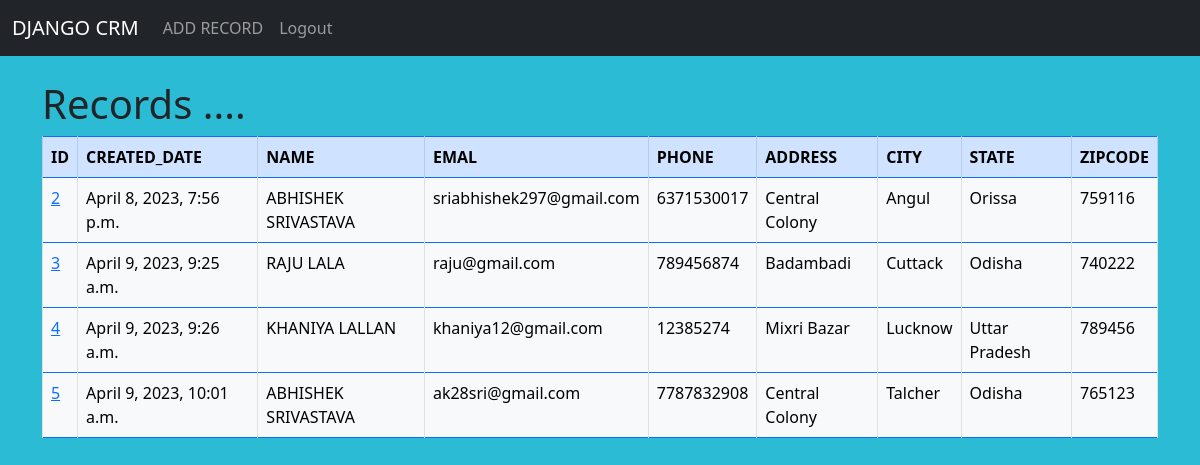
The app's page / (signed in) with its own data.
### customerapp/models.py (models this page shows, shortened)
class Record(models.Model):
    created_date=models.DateTimeField(auto_now_add=True)
    first_name=models.CharField(max_length=30)
    last_name=models.CharField(max_length=30)
    email=models.EmailField()
    phone=models.IntegerField()
    address=models.CharField(max_length=100)
    city=models.CharField(max_length=30)
    state=models.CharField(max_length=30)
    zipcode=models.IntegerField()

### customerapp/views.py (the view)
# urls.py: 2. Add a URL to urlpatterns:  path('', views.home, name='home')
def home(request):
    records=Record.objects.all()
    if request.method == 'POST':
        username=request.POST['username']
        password=request.POST['password1']
        user=authenticate(request,username=username,password=password)
        if user is not None:
            login(request,user)
            messages.success(request,  f'{username} You logged in successfully!...')
            return redirect('home')
        else:
            messages.info(request, 'Please try with correct ceredentials...')
            return redirect('home')
    else:
     return render(request, 'home.html',{'records':records})

### templates/home.html (shortened to what this page needs)
{% extends 'base.html' %}
{% block content %}
  {% if user.is_authenticated %}
     <h1>Records ....</h1>
        <table class="table  table-hover table-bordered border-primary ">
          <thead>
            <tr>
              <th  class="table-primary"  scope="col">ID</th>
              <th class="table-primary"  scope="col">CREATED_DATE</th>
              <th class="table-primary"  scope="col"> NAME</th>
              <th class="table-primary"  scope="col">EMAL</th>
              <th class="table-primary"  scope="col">PHONE</th>
              <th class="table-primary"  scope="col">ADDRESS</th>
              <th class="table-primary"  scope="col">CITY</th>
              <th class="table-primary"  scope="col">STATE</th>
              <th class="table-primary"  scope="col">ZIPCODE</th>
            </tr>
          </thead>
          <tbody>
            <tr>
              {% if records %}
        {% for record in records %}
        <td class="table-light" ><a href="{% url 'record' record.id %}">{{ record.id }}</a></td>
              <td  class="table-light"  >{{record.created_date}} </td>
              <td class="table-light"  >{{record.first_name|upper}}  {{record.last_name|upper}}</td>
              <td class="table-light" >{{record.email}}</td>
              <td class="table-light" >{{record.phone}}</td>
              <td class="table-light" >{{record.address|title }}</td>
              <td class="table-light" >{{record.city|title}}</td>
              <td class="table-light" >{{record.state|title}}</td>
              <td class="table-light" >{{record.zipcode}}</td>
            </tr>
            {% endfor %}
          </tbody>
        </table>
      {% endif %}
  {% endif %}
{% endblock %}

### templates/base.html (shortened to what this page needs)
{% load static %}
<!doctype html>
<html lang="en">
  <head>
    <link href="https://cdn.jsdelivr.net/npm/bootstrap@5.2.3/dist/css/bootstrap.min.css" rel="stylesheet">
  </head>
{% include 'navbar.html' %}
  <div class="container" >
<br>
    {% block content %}
    {% endblock  %}</div>
  </body>
</html>

### templates/navbar.html (shortened to what this page needs)
<nav class="navbar navbar-expand-lg navbar-dark bg-dark">
  <div class="container-fluid">
    <a class="navbar-brand" href="/">DJANGO CRM</a>
    <div class="collapse navbar-collapse" id="navbarSupportedContent">
      <ul class="navbar-nav me-auto mb-2 mb-lg-0">
{% if user.is_authenticated %}
<li class="nav-item">
  <a class="nav-link" href="{% url 'add_record' %}">ADD RECORD</a>
</li>
        <li class="nav-item">
          <a class="nav-link" href="{% url 'logout' %}">Logout</a>
        </li>
        {% endif %}
    </div>
  </div>
</nav>

### records on screen
Record: id "2", created_date "April 8, 2023, 7:56 p.m.", first_name "ABHISHEK", last_name "SRIVASTAVA", email "sriabhishek297@gmail.com", phone "6371530017", address "Central Colony", city "Angul", state "Orissa", zipcode "759116"
Record: id "3", created_date "April 9, 2023, 9:25 a.m.", first_name "RAJU", last_name "LALA", email "raju@gmail.com", phone "789456874", address "Badambadi", city "Cuttack", state "Odisha", zipcode "740222"
Record: id "4", created_date "April 9, 2023, 9:26 a.m.", first_name "KHANIYA", last_name "LALLAN", email "khaniya12@gmail.com", phone "12385274", address "Mixri Bazar", city "Lucknow", state "Uttar Pradesh", zipcode "789456"
Record: id "5", created_date "April 9, 2023, 10:01 a.m.", first_name "ABHISHEK", last_name "SRIVASTAVA", email "ak28sri@gmail.com", phone "7787832908", address "Central Colony", city "Talcher", state "Odisha", zipcode "765123"
